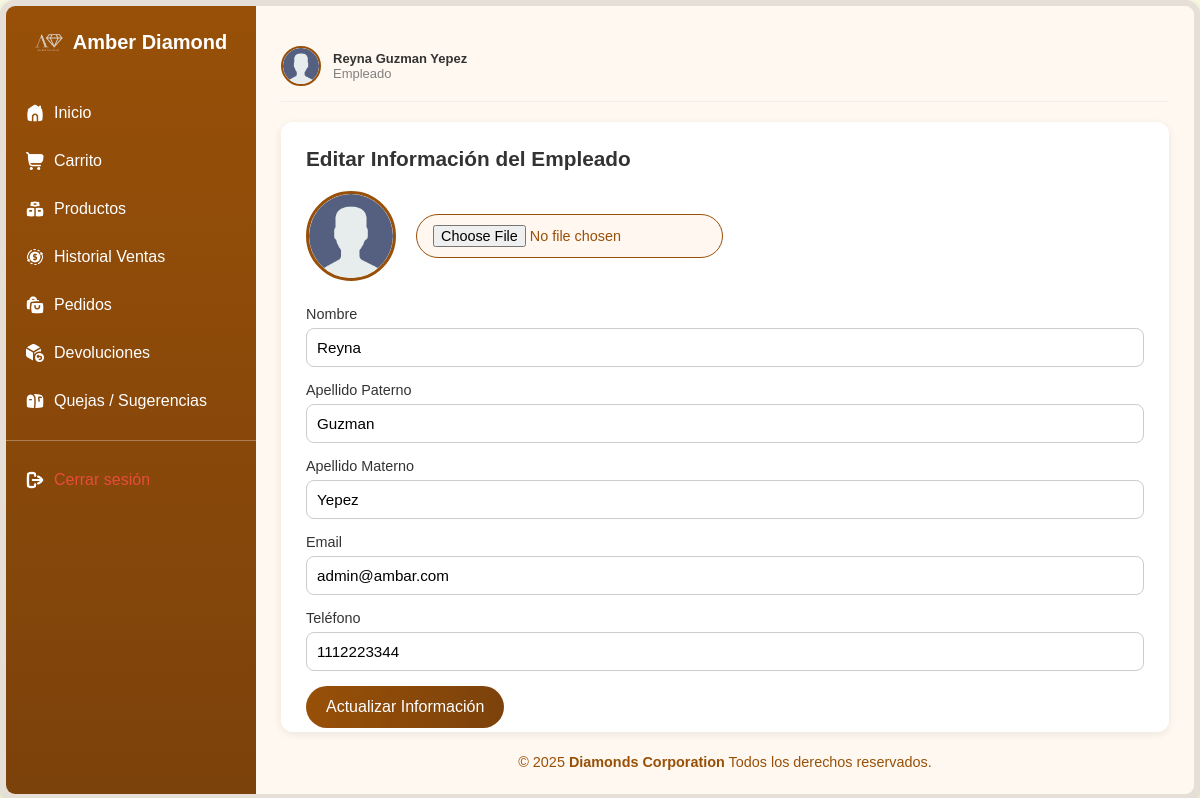
The page /public/EditarPerfilEmpleado.php (signed in) on the database its author committed.
### tables this page shows
CREATE TABLE Persona (
    idPersona INT AUTO_INCREMENT PRIMARY KEY,
    Nombre VARCHAR(100) NOT NULL,
    ApellidoPaterno VARCHAR(100) NOT NULL,
    ApellidoMaterno VARCHAR(100),
    Telefono VARCHAR(15),
    Email VARCHAR(150) UNIQUE,
    Edad INT CHECK (Edad >= 18),
    Sexo ENUM('M','F','Otro') NOT NULL,
    Estatus ENUM('Activo','Inactivo') DEFAULT 'Activo',
    Usuario VARCHAR(50) UNIQUE NOT NULL,
    Contrasena VARCHAR(255) NOT NULL,
    Imagen VARCHAR(255) NULL,
    idRol INT NOT NULL,
    FOREIGN KEY (idRol) REFERENCES Rol(idRol)
        ON UPDATE CASCADE ON DELETE RESTRICT
);

### public/EditarPerfilEmpleado.php (the view, shortened to what this page needs)
<?php
$idPersona = $_SESSION['idPersona'];
require_once "../includes/conexion.php";
$conn->query("SET @id_usuario_actual = " . intval($_SESSION['idPersona']));
$stmt = $conn->prepare("SELECT Nombre, ApellidoPaterno, ApellidoMaterno, Email, Telefono, Imagen
                        FROM Persona
                        WHERE idPersona = ?");
$stmt->bind_param("i", $idPersona);
$stmt->execute();
$stmt->bind_result($nombre, $apellidoP, $apellidoM, $email, $telefono, $imagen);
?>
<!DOCTYPE html>
<html lang="es">
<head>
<link rel="stylesheet" href="EditarPerfilEmpleado.css">
</head>
<body>
<div class="dashboard-container">
  <aside class="sidebar">
    <div class="logo">
      <img src="imagenes/Logo.png" alt="Logo" class="icon">
      <span>Amber Diamond</span>
    </div>
    <nav class="menu">
      <a href="InicioEmpleados.php" class="menu-item">
            <img src="imagenes/Inicio.png" alt="Inicio" class="icon"> Inicio
        </a>
        <a href="CarritoEmpleado.php" class="menu-item">
            <img src="imagenes/Carrito.png" alt="CarritoEmpleado" class="icon"> Carrito
        </a>
        <a href="ListaProductosEmpleado.php" class="menu-item">
            <img src="imagenes/Productos.png" alt="Productos" class="icon"> Productos
        </a>
        <a href="HistorialVentasEmpleado.php" class="menu-item">
            <img src="imagenes/Ventas.png" alt="HistorialVentas" class="icon"> Historial Ventas
        </a>
        <a href="ListaPedidosEmpleado.php" class="menu-item">
            <img src="imagenes/Pedidos.png" alt="Pedidos" class="icon"> Pedidos
        </a>
        <a href="ListaDevolucionesEmpleado.php" class="menu-item">
            <img src="imagenes/Devoluciones.png" alt="Devoluciones" class="icon"> Devoluciones
        </a>
        <a href="QuejaSugerenciaEmpleado.php" class="menu-item">
            <img src="imagenes/QuejasSujerencias.png" alt="QuejasSujerencias" class="icon"> Quejas / Sugerencias
        </a>
        <div class="menu-separator"></div>
        <a href="Login.php" class="menu-item logout">
            <img src="imagenes/salir.png" alt="Cerrar sesión" class="icon"> Cerrar sesión
        </a>
    </nav>
  </aside>
  <main class="main-content">
    <header class="topbar">
      <div class="user-profile">
        <img src="<?php echo htmlspecialchars(($imagen ?: 'imagenes/User.png') . '?t=' . time()); ?>" alt="Avatar" class="avatar">
        <div class="user-info">
          <span class="user-name"><?php echo htmlspecialchars("$nombre $apellidoP $apellidoM"); ?></span>
          <span class="user-role">Empleado</span>
        </div>
      </div>
    </header>
    <section class="profile-section">
      <form class="profile-form" method="POST" action="" enctype="multipart/form-data">
        <h2>Editar Información del Empleado</h2>
        <div class="profile-header">
          <img src="<?php echo htmlspecialchars(($imagen ?: 'imagenes/User.png') . '?t=' . time()); ?>" alt="Foto de perfil" class="profile-pic">
          <input type="file" name="Imagen" accept="image/*" class="btn-secondary">
        </div>
        <div class="form-group">
          <label>Nombre</label>
          <input type="text" name="Nombre" value="<?php echo htmlspecialchars($nombre); ?>" required>
        </div>
        <div class="form-group">
          <label>Apellido Paterno</label>
          <input type="text" name="ApellidoPaterno" value="<?php echo htmlspecialchars($apellidoP); ?>" required>
        </div>
        <div class="form-group">
          <label>Apellido Materno</label>
          <input type="text" name="ApellidoMaterno" value="<?php echo htmlspecialchars($apellidoM); ?>">
        </div>
        <div class="form-group">
          <label>Email</label>
          <input type="email" name="Email" value="<?php echo htmlspecialchars($email); ?>" required>
        </div>
        <div class="form-group">
          <label>Teléfono</label>
          <input type="text" name="Telefono" value="<?php echo htmlspecialchars($telefono); ?>">
        </div>
        <button class="btn-primary" type="submit" name="actualizarInfo">Actualizar Información</button>
      </form>
    </section>
      <footer class="site-footer">
        <p>&copy; 2025 <strong>Diamonds Corporation</strong> Todos los derechos reservados.</p>
      </footer>
  </main>
</div>
</body>
</html>

### public/EditarPerfilEmpleado.css (style rules this page uses)
* { margin: 0; padding: 0; box-sizing: border-box; font-family: 'Poppins', sans-serif; }
html, body { width: 100%; height: 100%; scroll-behavior: smooth; }
body { background: #ffffea; display: flex; justify-content: center; align-items: center; color: #333; }
.dashboard-container { display: flex; width: 100vw; height: 100vh; background: #fff8f0; border: 6px solid rgba(0,0,0,0.1); border-radius: 15px; overflow: hidden; box-shadow: 0 5px 20px rgba(0,0,0,0.25); }
.sidebar { width: 250px; background: linear-gradient(to bottom, #985008, #7c420b); color: #fff; display: flex; flex-direction: column; }
.logo { display: flex; align-items: center; justify-content: center; padding: 25px; font-size: 20px; font-weight: bold; }
.logo img.icon { width: 28px; margin-right: 10px; }
.menu { display: flex; flex-direction: column; padding-top: 10px; }
.menu-item { padding: 15px 20px; color: #fff; text-decoration: none; display: flex; align-items: center; gap: 10px; transition: all 0.2s; }
.menu-item img.icon { width: 18px; height: 18px; }
.menu-separator { border-top: 1px solid rgba(255,255,255,0.3); margin: 15px 0; }
.menu-item.logout { color: #e74c3c; }
.main-content { flex: 1; display: flex; flex-direction: column; overflow-y: auto; padding: 25px; background: #fff8f0; }
.topbar { display: flex; justify-content: space-between; align-items: center; padding: 15px 0; margin-bottom: 20px; border-bottom: 1px solid #eee; }
.user-profile { display: flex; align-items: center; gap: 12px; }
.avatar { width: 40px; height: 40px; border-radius: 50%; border: 2px solid #985008; }
.user-info { display: flex; flex-direction: column; font-size: 13px; }
.user-name { font-weight: bold; }
.user-role { color: gray; }
.profile-section { background: #fff; padding: 25px; border-radius: 12px; box-shadow: 0 2px 8px rgba(0,0,0,0.08); max-height: 80vh; overflow-y: auto; }
.profile-header { display: flex; align-items: center; gap: 20px; margin-bottom: 25px; }
.profile-pic { width: 90px; height: 90px; border-radius: 50%; border: 3px solid #985008; object-fit: cover; }
.btn-secondary { padding: 10px 16px; background: #fff7f0; border: 1px solid #985008; color: #985008; border-radius: 25px; font-size: 0.9rem; cursor: pointer; transition: all 0.3s; }
.profile-form h2 { font-size: 1.3rem; margin-bottom: 20px; color: #333; }
.form-group { display: flex; flex-direction: column; margin-bottom: 15px; }
.form-group label { font-size: 0.9rem; margin-bottom: 6px; font-weight: 500; }
.form-group input, .form-group select { padding: 10px; border-radius: 8px; border: 1px solid #ccc; font-size: 0.95rem; outline: none; transition: border 0.3s; }
.btn-primary { padding: 12px 20px; background: linear-gradient(to right, #985008, #7c420b); color: #fff; border: none; border-radius: 25px; font-size: 1rem; cursor: pointer; transition: transform 0.2s, background 0.3s; }
.site-footer { margin-top: auto; display: flex; justify-content: center; align-items: center; flex-direction: column; gap: 0px; color: #985008; font-size: 0.9rem; background-color: transparent; }
.site-footer p { margin: 0; padding-top: 25px; line-height: 0.8; }

### rows shown on the page
persona: Nombre+ApellidoPaterno+ApellidoMaterno "Reyna Guzman Yepez", Nombre "Reyna", ApellidoPaterno "Guzman", ApellidoMaterno "Yepez", Email "admin@ambar.com", Telefono "1112223344"
